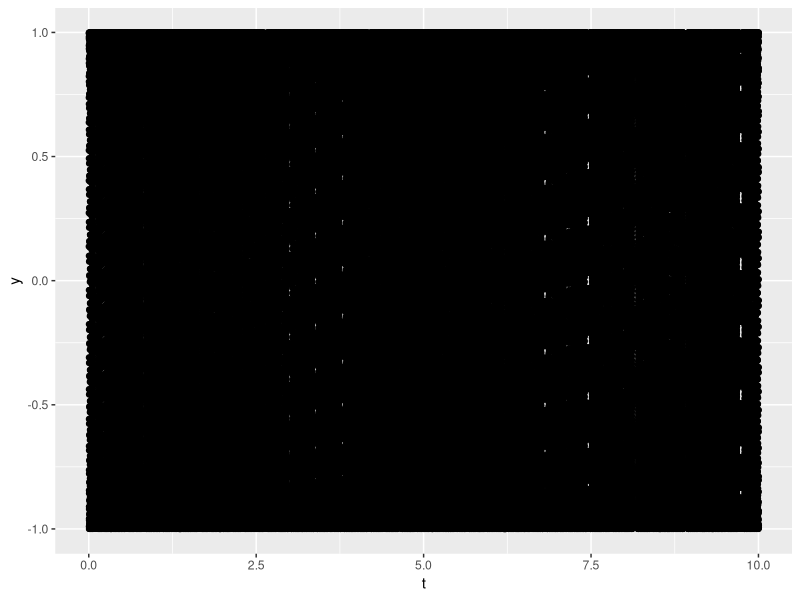
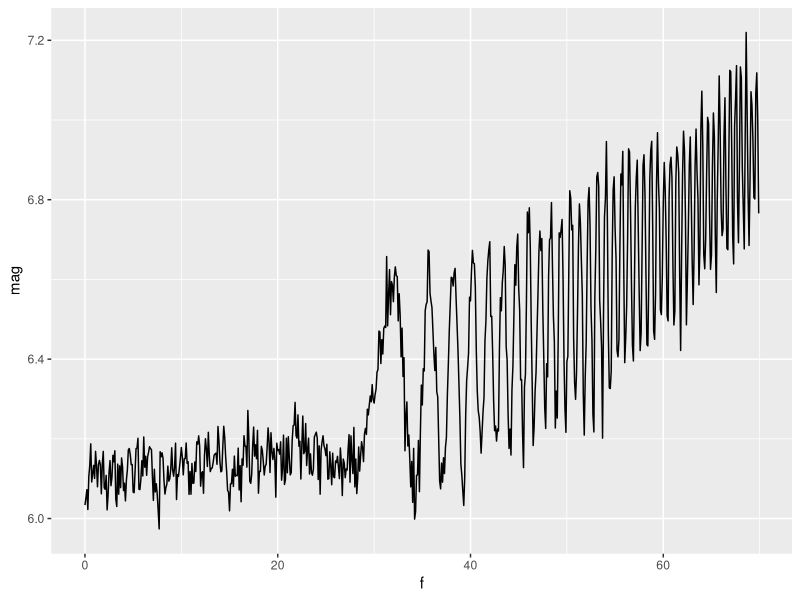

The R source for these figures, in order:
## ---- chunk 1
knitr::opts_chunk$set(echo = TRUE)
## ---- chunk 2
library(dplyr)
library(ggplot2)
## ---- chunk 3
chirp<-read.csv("chirp.csv")
names(chirp)<-c("t","y")
ggplot(chirp,aes(x=t,y=y))+geom_point()
## ---- chunk 4
fdomain <- data.frame( f = seq( 0, nrow(chirp) - 1 ) / ( nrow(chirp) * diff( chirp$t[ 1:2 ] ) ) )
fdomain$mag <- Mod( fft( chirp$y ) )
ggplot(slice_head(fdomain,n=700),aes(x=f,y=mag))+geom_line()
